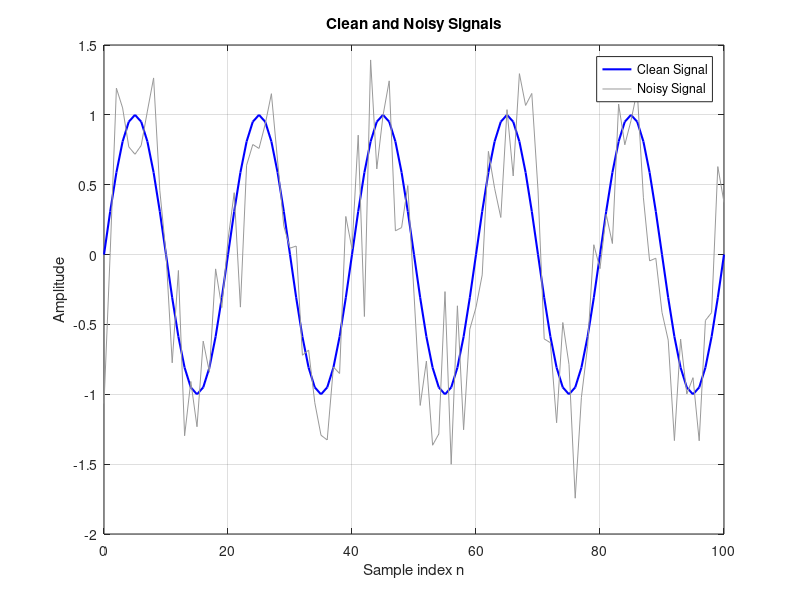
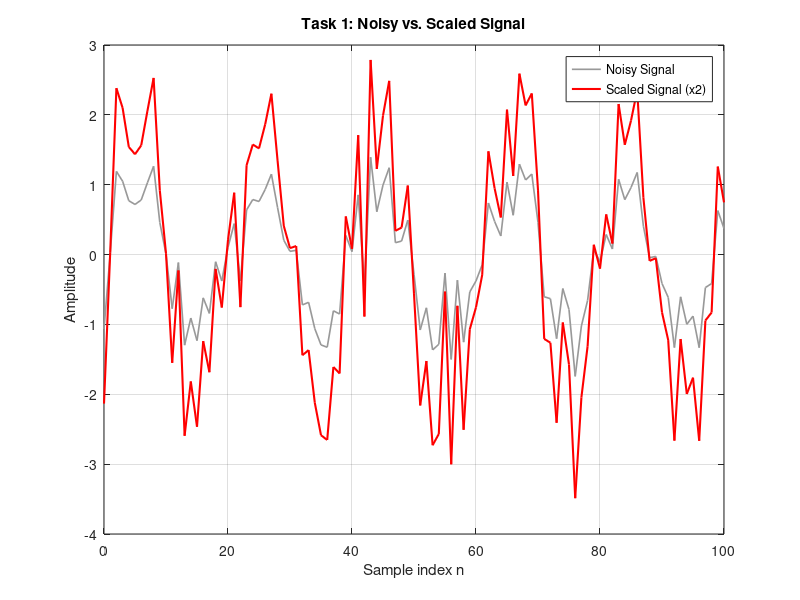
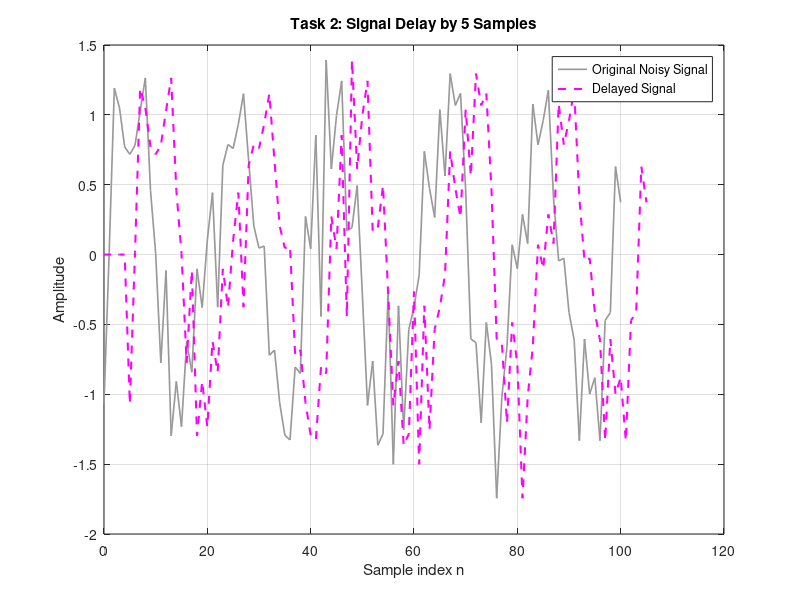
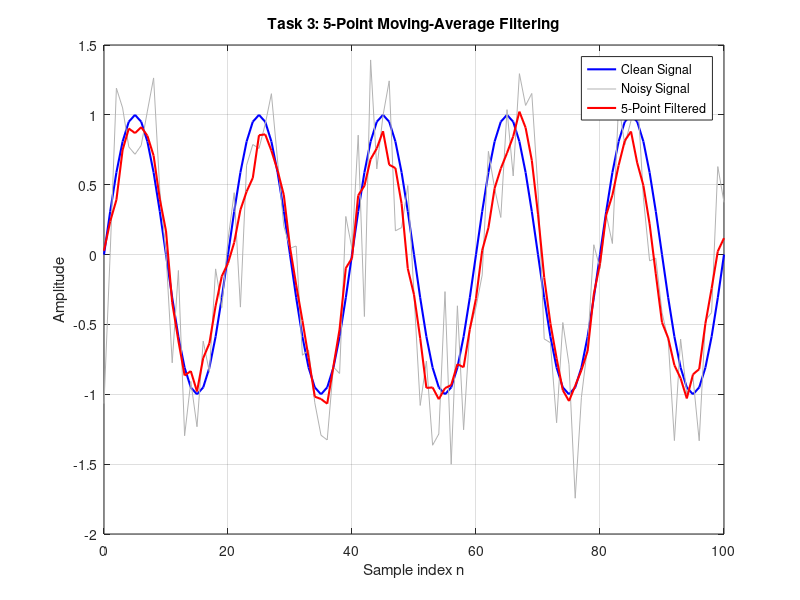

MATLAB code to generate these figures, in order:
clear;
close all;
clc;

% Use the same random noise each time
rng(1);

%% Create a clean discrete-time signal
n = 0:100;
clean = sin(0.1*pi*n);

%% Add noise
noise = 0.4*randn(size(n));
measured = clean + noise;

%% Display the clean and noisy signals
figure();
plot(n, clean, 'b', 'LineWidth', 1.5);
hold on;
plot(n, measured, 'Color', [0.6 0.6 0.6]);
grid on;
xlabel('Sample index n');
ylabel('Amplitude');
title('Clean and Noisy Signals');
legend('Clean Signal', 'Noisy Signal');
saveas(gcf, 'clean_and_noise.png');


%% Task 1: Amplitude Scaling
scaled = 2 * measured;

figure();
plot(n, measured, 'Color', [0.6 0.6 0.6], 'LineWidth', 1.2);
hold on;
plot(n, scaled, 'r', 'LineWidth', 1.5);
grid on;
xlabel('Sample index n');
ylabel('Amplitude');
title('Task 1: Noisy vs. Scaled Signal');
legend('Noisy Signal', 'Scaled Signal (x2)');
saveas(gcf, 'signal_operations.png');

%% Task 2: Signal Delay
delay = 5;

% Prepend zeros to delay the signal by 5 samples
delayed = [zeros(1, delay), measured];

% Create sample index vectors for plotting
n_measured = 0:length(measured)-1;
n_delayed = 0:length(delayed)-1;

figure();
plot(n_measured, measured, 'Color', [0.6 0.6 0.6], 'LineWidth', 1.2);
hold on;
plot(n_delayed, delayed, 'm--', 'LineWidth', 1.5);
grid on;
xlabel('Sample index n');
ylabel('Amplitude');
title('Task 2: Signal Delay by 5 Samples');
legend('Original Noisy Signal', 'Delayed Signal');
saveas(gcf, 'signal_delay.png');

%% Task 3: Five-Point Moving-Average Filter
h5 = ones(1,5)/5;

filtered5 = conv(measured, h5, 'same');

figure();
plot(n, clean, 'b', 'LineWidth', 1.5);
hold on;
plot(n, measured, 'Color', [0.7 0.7 0.7]);
plot(n, filtered5, 'r', 'LineWidth', 1.5);
grid on;
xlabel('Sample index n');
ylabel('Amplitude');
title('Task 3: 5-Point Moving-Average Filtering');
legend('Clean Signal', 'Noisy Signal', '5-Point Filtered');
saveas(gcf, 'noise_filtering.png');

%% Task 4: Compare Two Filter Lengths
h15 = ones(1,15)/15;

filtered15 = conv(measured, h15, 'same');

figure();
plot(n, clean, 'b', 'LineWidth', 1.5);
hold on;
plot(n, measured, 'Color', [0.75 0.75 0.75]);
plot(n, filtered5, 'r', 'LineWidth', 1.5);
plot(n, filtered15, 'g--', 'LineWidth', 1.5);
grid on;
xlabel('Sample index n');
ylabel('Amplitude');
title('Task 4: Comparison of 5-Point and 15-Point Moving-Average Filters');
legend('Clean Signal', 'Noisy Signal', '5-Point Filtered', '15-Point Filtered');
saveas(gcf, 'filter_comparison.png');
